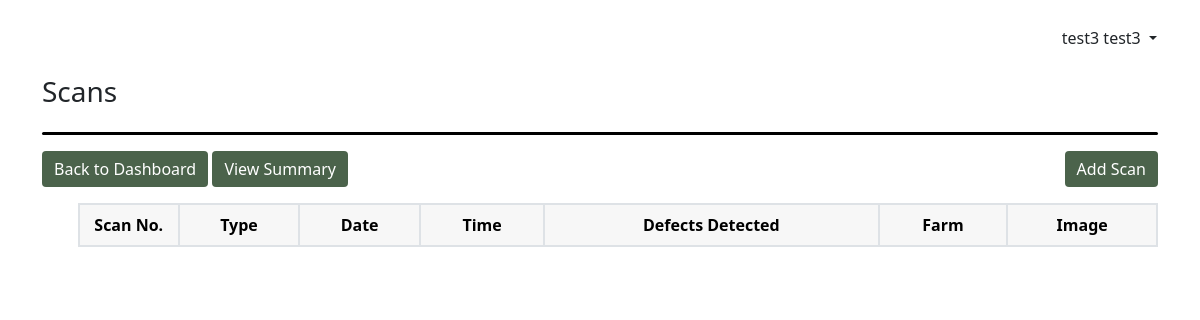
/dashboard/view/41/awedasd/ (signed in), run on an earlier commit of the app's database.
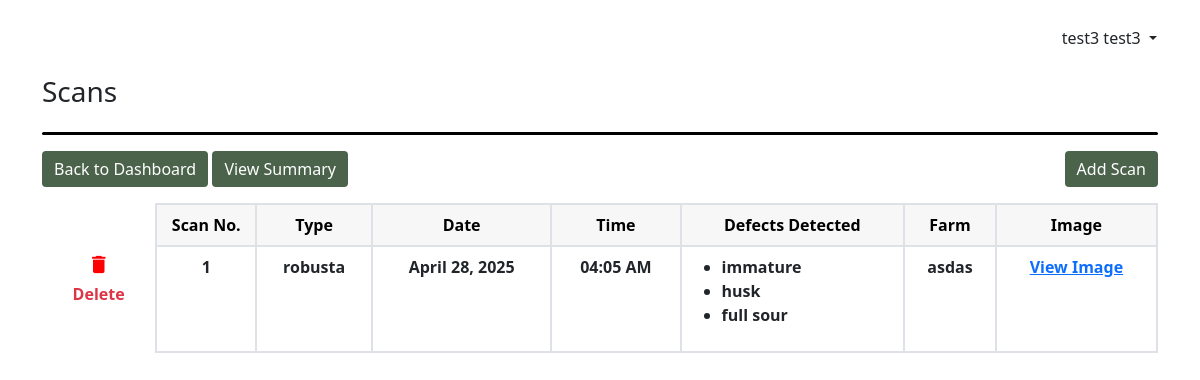
And on a later commit of the database.
### apps/dashboard/models.py (models this page shows, shortened)
class DefectsDetected(models.Model):
    id = models.AutoField(primary_key=True)
    scan_number = models.IntegerField(null=False)
    date_scanned = models.DateTimeField(default=now)
    defects_detected = models.JSONField(max_length=50)
    scanned_image = models.CharField(max_length=255)
    scanned_image2 = models.CharField(max_length=255, null=True)
    batch = models.ForeignKey(BatchSession, on_delete=models.CASCADE)

class BatchSession(models.Model):
    batch_id = models.AutoField(primary_key=True)
    title = models.CharField(max_length=255, null=False)
    date_created = models.DateTimeField(default=now)
    bean_type = models.CharField(max_length=50)
    farm = models.CharField(max_length=255)
    user = models.ForeignKey(User, on_delete=models.CASCADE)

### apps/dashboard/views.py (the view)
# urls.py: path('dashboard/view/<int:batch_id>/<str:title>/', views.ScanListView.as_view(), name="view_scans"),
class ScanListView(LoginRequiredMixin, ListView):
    model = DefectsDetected
    template_name = "dashboard/scans_view.html"
    paginate_by = 5
    def get_context_data(self, **kwargs):
        context = super().get_context_data(**kwargs)
        batchSession = BatchSession.objects.get(batch_id=self.kwargs["batch_id"])
        context["objects"] = batchSession
        page_obj = context['page_obj']
        paginator = page_obj.paginator
        start_index = max(1, page_obj.number - 2)
        end_index = min(paginator.num_pages + 1, page_obj.number + 3)
        context['page_range'] = range(start_index, end_index)
        return context
    def get_queryset(self):
        all_defects = DefectsDetected.objects.filter(batch_id=self.kwargs["batch_id"]).order_by("-scan_number")
        self.queryset = all_defects
        return super().get_queryset()

### apps/dashboard/templates/dashboard/scans_view.html (shortened to what this page needs)
{% extends "layout.html" %}
{% load static %}
{% block head_content %}
<div class="d-inline-flex align-items-end gap-3">
  <h3>Scans</h3>
</div>
<div class="my-3"
  style="
    width: 100%;
    height: 3px;
    background-color: black;
    border-radius: 20px;
  "></div>
{% endblock head_content %}
{% block content %}
<div class="container-fluid m-0 p-0">
  <div class="d-flex justify-content-between">
    <div>
        <a href=" {% url "dashboard" %} " class="text-decoration-none">
        <button class="btn btn-success mb-3">Back to Dashboard</button>
      </a>
      <a href="{% url 'view_summary' objects.batch_id objects.title %}"
        class="text-decoration-none">
        <button class="btn btn-success mb-3">View Summary</button>
      </a>
    </div>
    <a href="{% url "scan_option" objects.batch_id objects.title %}"
      class="text-decoration-none">
      <button class="btn btn-success mb-3">Add Scan</button>
    </a>
  </div>
  <div class="overflow-auto">
    <table
      class="table flex-wrap text-wrap custom-bordered table-data text-center ">
      <thead>
        <tr class="text-black">
          <th scope="col"></th>
          <th scope="col" style="width: 100px">Scan No.</th>
          <th scope="col">Type</th>
          <th scope="col">Date</th>
          <th scope="col">Time</th>
          <th scope="col" style="min-width: 150px">Defects Detected</th>
          <th scope="col">Farm</th>
          <th scope="col">Image</th>
        </tr>
      </thead>
      <tbody style="border-top: 0" id="scan_body_container">
        {% for defect in object_list %}
        <tr class="" id="scan_number_{{ defect.id }}">
          <td class="text-center p-0">
            <div
              class="btn button-show"
              type="button"
              data-bs-toggle="modal"
              data-bs-target="#modal"
              id="liveToastBtn"
              hx-get="{% url 'delete_view_scans' defect.id %}"
              hx-swap="innerHTML"
              hx-target="#swapelement"
              >
              <i class="material-icons" style="font-size: 23px; color: red"
                >delete</i
              >
              <div class="text-danger fw-bold">Delete</div>
            </div>
          </td>
          <td>{{ defect.scan_number}}</td>
          <td>{{ defect.batch.bean_type }}</td>
          <td>{{ defect.date_scanned|date:"F d, Y " }}</td>
          <td>{{ defect.date_scanned|date:"h:i A" }}</td>
          <td>
            <ul class="text-start">
              {% for each_defects_detected in defect.defects_detected %}
              <li>
                {% if each_defects_detected == "none" %}
                No defects detected
                {% else%}
                {{ each_defects_detected }}
                {% endif %}
              </li>
              {% endfor %}
            </ul>
          </td>
          <td>{{ defect.batch.farm }}</td>
          <td>
            <a
              target="_blank"
              href="{% static 'final_detected_images/' %}{{ defect.scanned_image }}"
              >View Image</a
            >
          </td>
        </tr>
        {% endfor %}
      </tbody>
    </table>
  </div>
</div>
{% endblock content %}

What changed in the data, as far as the page shows it:
added DefectsDetected: scan_number "1", batch.bean_type "robusta", date_scanned "April 28, 2025", date_scanned "04:05 AM", defects_detected "immature" "husk" "full sour", batch.farm "asdas"
